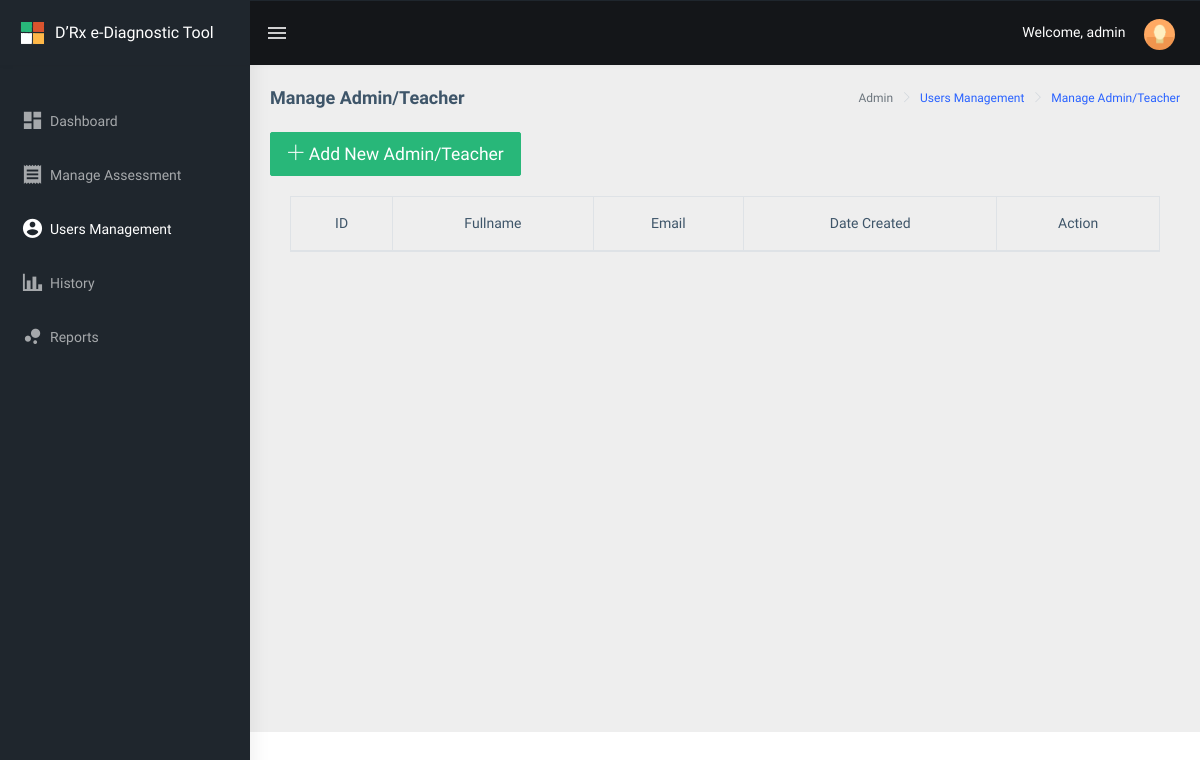
/public/main/teacher/usersmanagement/admin/index.php (signed in), run on an earlier commit of the app's database.
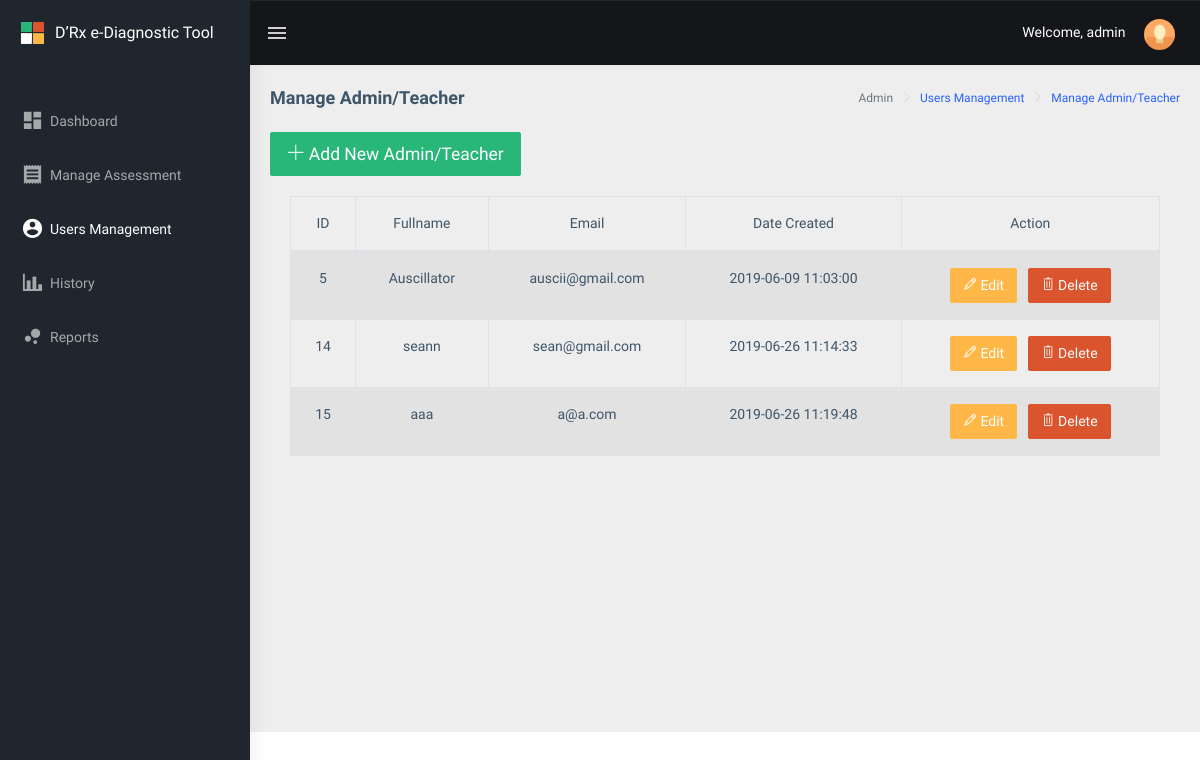
And on a later commit of the database.
### tables this page shows
CREATE TABLE `drxassessment_users` (
  `drxassessment_id` int(11) NOT NULL,
  `drxassessment_code` text NOT NULL,
  `drxassessment_profile_pic` text NOT NULL,
  `drxassessment_name` varchar(55) NOT NULL,
  `drxassessment_contactnumber` int(55) NOT NULL,
  `drxassessment_email` varchar(55) NOT NULL,
  `drxassessment_username` varchar(55) NOT NULL,
  `drxassessment_password` varchar(55) NOT NULL,
  `drxassessment_position` varchar(55) NOT NULL,
  `drxassessment_status` int(1) NOT NULL,
  `drxassessment_exam` int(1) NOT NULL,
  `drxassessment_created_at` datetime NOT NULL,
  `drxassessment_updated_at` datetime NOT NULL
);

### public/main/teacher/usersmanagement/admin/index.php (the view, shortened to what the changed rows need)
<?php
include("../../../../../config/common/asdasf9z09x0c90zx90123.php");
if (!empty($_SESSION['drxassessmentid'])) {
    $drxassessmentid = $_SESSION['drxassessmentid'];
} else {
    $drxassessmentid = "";
}
?>
<!DOCTYPE html>
<html dir="ltr" lang="en">
<head>
    <link href="../../../../assets/libs/flot/css/float-chart.css" rel="stylesheet">
    <link href="../../../../dist/css/style.min.css" rel="stylesheet">
    <link href="../../../../assets/libs/datatables.net-bs4/css/dataTables.bootstrap4.css" rel="stylesheet">
</head>
<body>
    <div id="main-wrapper">
        <div class="page-wrapper">
            <div class="container-fluid">
							<button type="button" onclick="addUser();" data-toggle="modal" data-target="#usersModal" class="btn btn-success btn-lg"><i class="ti-plus"></i></a> Add New Admin/Teacher</button> <br />
							<div class="card-body">
									<div class="table-responsive">
											<table id="zero_config" class="table table-striped table-bordered">
													<thead>
															<tr>
																	<th class="text-center">ID</th>
																	<th class="text-center">Fullname</th>
																	<th class="text-center">Email</th>
																	<th class="text-center">Date Created</th>
																	<th class="text-center">Action</th>
															</tr>
													</thead>
													<tbody>
														<?php
	                          $connection->setAttribute(PDO::ATTR_ERRMODE, PDO::ERRMODE_EXCEPTION);
	                          $result = $connection->prepare("SELECT * FROM drxassessment_users WHERE drxassessment_position ='4dm1n15t4t0r' ORDER BY drxassessment_created_at ASC");
	                          $result->execute();
	                              while ($row = $result->fetch(PDO::FETCH_ASSOC)) {
	                                     $drxassessment_id = $row['drxassessment_id'];
	                                     $drxassessment_name = $row['drxassessment_name'];
																			 $drxassessment_contactnumber = $row['drxassessment_contactnumber'];
	                                     $drxassessment_email = $row['drxassessment_email'];
	                                     $drxassessment_username = $row['drxassessment_username'];
                                       $drxassessment_password = $row['drxassessment_password'];
	                                     $drxassessment_created_at = $row['drxassessment_created_at'];
                                       if ($drxassessment_id != $drxassessmentid) {
	                          ?>
															<tr>
																<td class="text-center"><?php echo $drxassessment_id; ?></td>
																<td class="text-center"><?php echo $drxassessment_name; ?></td>
																<td class="text-center"><?php echo $drxassessment_email; ?></td>
																<td class="text-center"><?php echo $drxassessment_created_at; ?></td>
																<td class="text-center">
																	<button type="button" data-toggle="modal" data-target="#usersModal" class="btn btn-warning btn-mg"
                                  onclick="editUser('<?php echo $drxassessment_id ; ?>',
                                                    '<?php echo $drxassessment_name ; ?>',
                                                    '<?php echo $drxassessment_contactnumber ; ?>',
                                                    '<?php echo $drxassessment_email ; ?>',
                                                    '<?php echo $drxassessment_username ; ?>',
                                                    '<?php echo $drxassessment_password ; ?>');">
                                  <i class="ti-pencil"></i> Edit
                                  </button>
                                  <button type="button" data-toggle="modal" data-target="#deleteusersModal" class="btn btn-danger btn-mg"
                                  onclick="deleteUser('<?php echo $drxassessment_id ; ?>');">
                                  <i class="ti-trash"></i> Delete
                                  </button>
																</td>
															</tr>
														<?php } } ?>
													</tbody>
											</table>
									</div>
            </div>
        </div>
    </div>
</body>
</html>

What changed in the data, as far as the page shows it:
added drxassessment_users: drxassessment_id "5", drxassessment_name "Auscillator", drxassessment_email "auscii@gmail.com", drxassessment_created_at "2019-06-09 11:03:00"
added drxassessment_users: drxassessment_id "14", drxassessment_name "seann", drxassessment_email "sean@gmail.com", drxassessment_created_at "2019-06-26 11:14:33"
added drxassessment_users: drxassessment_id "15", drxassessment_name "aaa", drxassessment_email "a@a.com", drxassessment_created_at "2019-06-26 11:19:48"
